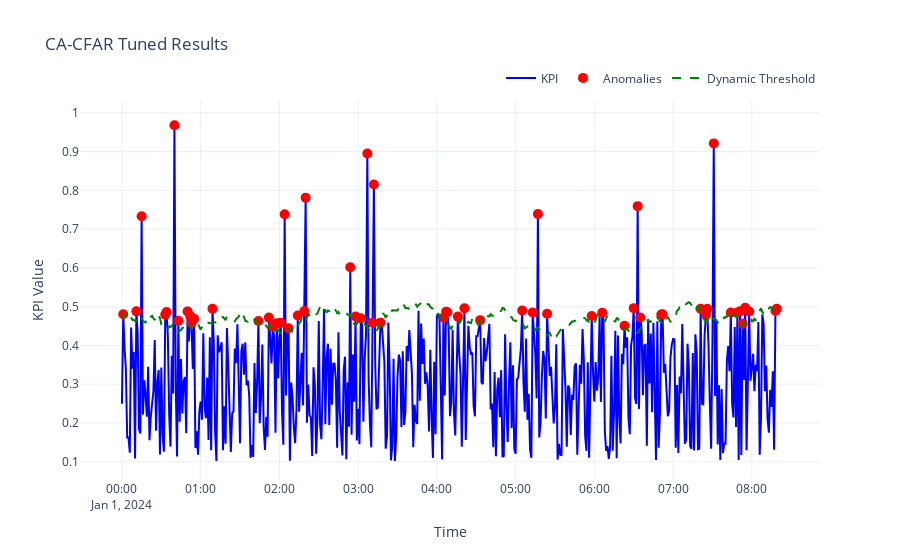

Notebook cell for this chart:
### Code cell
visualize_cfar_results(data, title="CA-CFAR Tuned Results")
